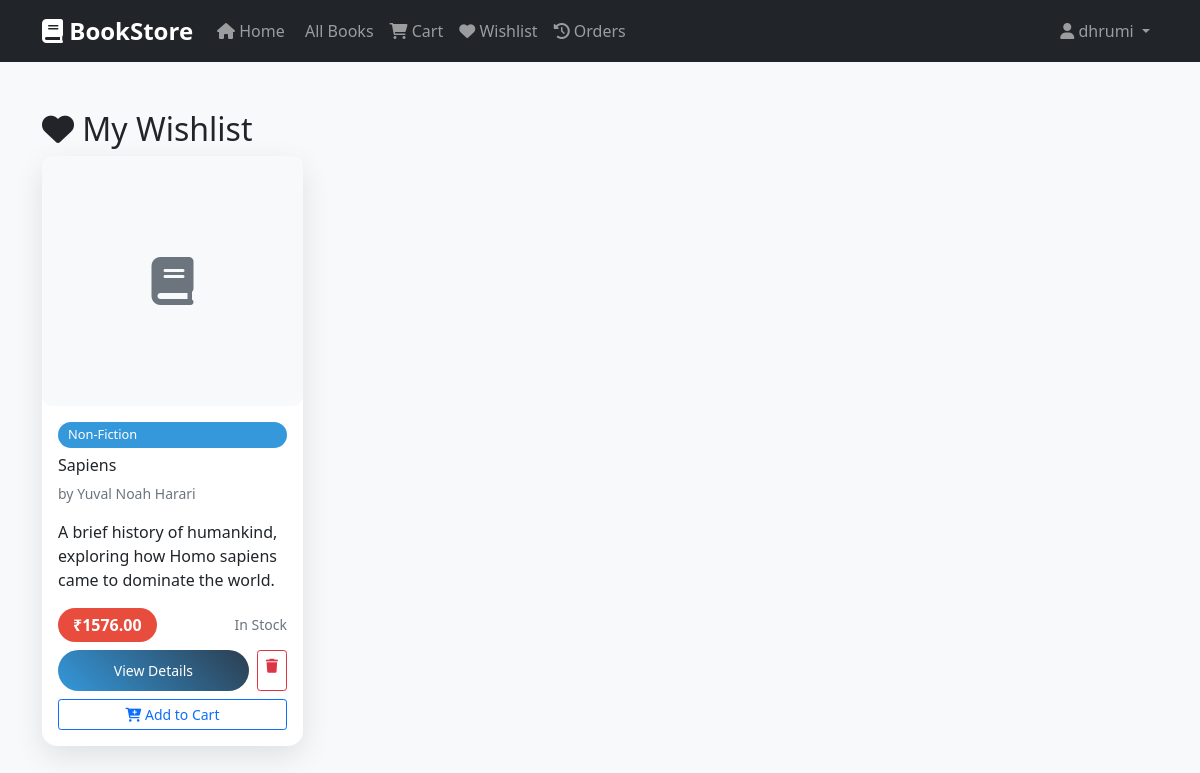
Screenshot of /bookstore/wishlist/ (signed in) with the database file from the repository.
### bookstore/bookstore/models.py (models this page shows, shortened)
class Wishlist(models.Model):
    user = models.ForeignKey(User, on_delete=models.CASCADE)
    book = models.ForeignKey(Book, on_delete=models.CASCADE)
    created_at = models.DateTimeField(auto_now_add=True)
    class Meta:
        unique_together = ('user', 'book')

class Book(models.Model):
    title = models.CharField(max_length=200)
    author = models.CharField(max_length=100)
    category = models.ForeignKey(Category, on_delete=models.CASCADE)
    description = models.TextField()
    price = models.DecimalField(max_digits=10, decimal_places=2)
    stock = models.PositiveIntegerField(default=0)
    image = models.ImageField(upload_to='books/', blank=True, null=True)
    isbn = models.CharField(max_length=13, unique=True)
    publication_date = models.DateField()
    created_at = models.DateTimeField(auto_now_add=True)
    updated_at = models.DateTimeField(auto_now=True)
    @property
    def is_available(self):
        return self.stock > 0

class Category(models.Model):
    name = models.CharField(max_length=100)
    description = models.TextField(blank=True)
    created_at = models.DateTimeField(auto_now_add=True)
    class Meta:
        verbose_name_plural = "Categories"

### bookstore/bookstore/views.py (the view)
# urls.py: path('wishlist/', views.wishlist_view, name='wishlist'),
@login_required
def wishlist_view(request):
    wishlist_items = Wishlist.objects.filter(user=request.user)
    context = {'wishlist_items': wishlist_items}
    return render(request, 'bookstore/wishlist.html', context)

### bookstore/templates/bookstore/wishlist.html (shortened to what this page needs)
{% extends 'base.html' %}
{% block content %}
<div class="container py-5">
    <h2><i class="fas fa-heart"></i> My Wishlist</h2>
    {% if wishlist_items %}
        <div class="row">
            {% for item in wishlist_items %}
            <div class="col-lg-3 col-md-4 col-sm-6 mb-4">
                <div class="card book-card h-100">
                    {% if item.book.image %}
                        <img src="{{ item.book.image.url }}" class="card-img-top book-image" alt="{{ item.book.title }}">
                    {% else %}
                        <div class="card-img-top book-image bg-light d-flex align-items-center justify-content-center">
                            <i class="fas fa-book fa-3x text-muted"></i>
                        </div>
                    {% endif %}
                    <div class="card-body d-flex flex-column">
                        <span class="category-badge mb-2">{{ item.book.category.name }}</span>
                        <h6 class="card-title">{{ item.book.title|truncatechars:30 }}</h6>
                        <p class="card-text text-muted small">by {{ item.book.author }}</p>
                        <p class="card-text flex-grow-1">{{ item.book.description|truncatewords:15 }}</p>
                        <div class="mt-auto">
                            <div class="d-flex justify-content-between align-items-center mb-2">
                                <span class="price-tag">₹{{ item.book.price }}</span>
                                <small class="text-muted">
                                    {% if item.book.is_available %}
                                        In Stock
                                    {% else %}
                                        Out of Stock
                                    {% endif %}
                                </small>
                            </div>
                            <div class="d-flex gap-2">
                                <a href="{% url 'bookstore:book_detail' item.book.id %}" class="btn btn-primary btn-sm flex-grow-1">
                                    View Details
                                </a>
                                <a href="{% url 'bookstore:remove_from_wishlist' item.book.id %}"
                                   class="btn btn-outline-danger btn-sm"
                                   title="Remove from wishlist">
                                    <i class="fas fa-trash"></i>
                                </a>
                            </div>
                            {% if item.book.is_available %}
                            <a href="{% url 'bookstore:add_to_cart' item.book.id %}" class="btn btn-outline-primary btn-sm w-100 mt-2">
                                <i class="fas fa-cart-plus"></i> Add to Cart
                            </a>
                            {% endif %}
                        </div>
                    </div>
                </div>
            </div>
            {% endfor %}
        </div>
    {% endif %}
</div>
{% endblock %}

### bookstore/templates/base.html (shortened to what this page needs)
<!DOCTYPE html>
<html lang="en">
<head>
    <link href="https://cdn.jsdelivr.net/npm/bootstrap@5.1.3/dist/css/bootstrap.min.css" rel="stylesheet">
    <link href="https://cdnjs.cloudflare.com/ajax/libs/font-awesome/6.0.0/css/all.min.css" rel="stylesheet">
</head>
<body>
    {% if user.is_authenticated %}
    <nav class="navbar navbar-expand-lg navbar-dark bg-dark">
        <div class="container">
            <a class="navbar-brand" href="{% url 'bookstore:home' %}">
                <i class="fas fa-book"></i> BookStore
            </a>
            <div class="collapse navbar-collapse" id="navbarNav">
                <ul class="navbar-nav me-auto">
                    <li class="nav-item">
                        <a class="nav-link" href="{% url 'bookstore:home' %}">
                            <i class="fas fa-home"></i> Home
                        </a>
                    </li>
                    <li class="nav-item">
                        <a class="nav-link" href="{% url 'bookstore:book_list' %}">
                             All Books
                        </a>
                    </li>
                    <li class="nav-item">
                        <a class="nav-link" href="{% url 'bookstore:cart' %}">
                            <i class="fas fa-shopping-cart"></i> Cart
                        </a>
                    </li>
                    <li class="nav-item">
                        <a class="nav-link" href="{% url 'bookstore:wishlist' %}">
                            <i class="fas fa-heart"></i> Wishlist
                        </a>
                    </li>
                    <li class="nav-item">
                        <a class="nav-link" href="{% url 'bookstore:order_history' %}">
                            <i class="fas fa-history"></i> Orders
                        </a>
                    </li>
                </ul>
                <ul class="navbar-nav">
                    <li class="nav-item dropdown">
                        <a class="nav-link dropdown-toggle" href="#" id="navbarDropdown" role="button" data-bs-toggle="dropdown">
                            <i class="fas fa-user"></i> {{ user.first_name|default:user.username }}
                        </a>
                    </li>
                </ul>
            </div>
        </div>
    </nav>
    {% endif %}
    <main>
        {% block content %}
        {% endblock %}
    </main>
</body>
</html>

### bookstore/templates/base.html (style rules this page uses)
:root { --primary-color: #2c3e50; --secondary-color: #3498db; --accent-color: #e74c3c; --success-color: #27ae60; --warning-color: #f39c12; }
body { font-family: 'Segoe UI', Tahoma, Geneva, Verdana, sans-serif; background-color: #f8f9fa; min-height: 100vh; }
.navbar-brand { font-weight: bold; font-size: 1.5rem; }
.card { border: none; border-radius: 15px; box-shadow: 0 10px 30px rgba(0,0,0,0.1); transition: transform 0.3s ease; }
.btn-primary { background: linear-gradient(45deg, var(--secondary-color), var(--primary-color)); border: none; border-radius: 25px; padding: 10px 25px; transition: all 0.3s ease; }
.book-card { height: 100%; transition: all 0.3s ease; }
.book-image { height: 250px; object-fit: cover; border-radius: 10px; }
.price-tag { background: var(--accent-color); color: white; padding: 5px 15px; border-radius: 20px; font-weight: bold; }
.category-badge { background: var(--secondary-color); color: white; padding: 3px 10px; border-radius: 15px; font-size: 0.8rem; }

### rows the page displays
Wishlist: book.category.name "Non-Fiction", book "Sapiens", book.author "Yuval Noah Harari", book.description "A brief history of humankind, exploring how Homo sapiens came to dominate the world.", book.price "1576.00", shows "In Stock", shows "Add to Cart"

### other values shown
{{ user.first_name|default:user.username }} "dhrumi"
